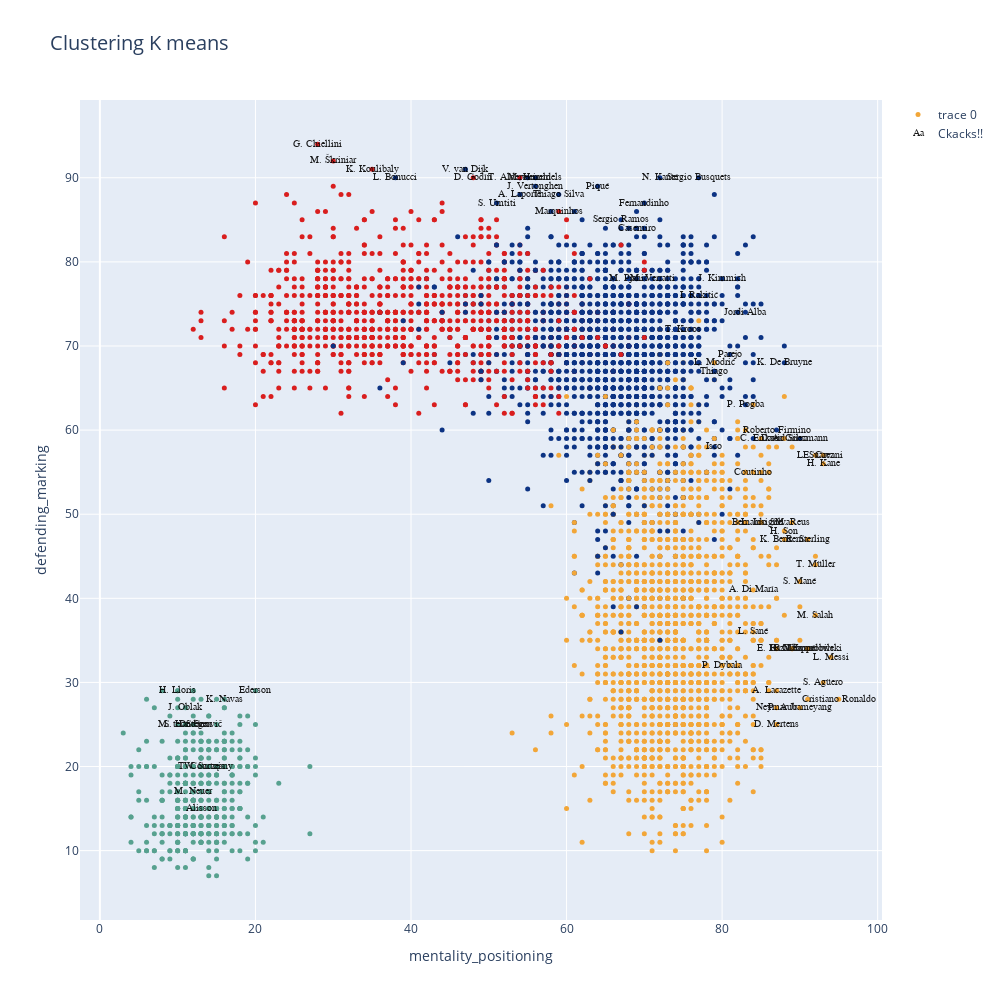

Notebook source saved alongside this figure:
### Markdown cell above
**Graficamos el resultado kmedias con la cantidad de clases elegida: Visualizamos de a dos variables por vez**

### Code cell
data=[]
bool_crack=df_n["overall"] > 85
bool_no_crack=df_n["overall"]<86


#Eligo dos números entre 0 y  de n_skills-1
skill_1=skills_ratings[34]
skill_2=skills_ratings[38]


kmean_clusters = go.Scatter(x=df_skills[skill_1], y=df_skills[skill_2],
                           mode='markers',
                        text=df_n.loc[:,'short_name'],
                           marker=dict(
                                size=5,
                                color = clusters.astype(np.float), #set color equal to a variable
                                colorscale='Portland',
                                showscale=False)
                           )

crack =go.Scatter(x=df_skills.loc[bool_crack,skill_1], y=df_skills.loc[bool_crack,skill_2],name='Ckacks!!',
                      text=df_n.loc[bool_crack,'short_name'],
                      textfont=dict(family='sans serif',size=10,color='black'),
                      opacity=0.9,mode='text')

data=[kmean_clusters,crack]

layout = go.Layout(title="Clustering K means ",titlefont=dict(size=20),
                xaxis=dict(title=skill_1),
                yaxis=dict(title=skill_2),
                autosize=False, width=1000,height=1000)

fig = go.Figure(data=data, layout=layout)

iplot(fig)

### Figure 1 — Plotly figure (JSON) as saved in the notebook; plotly's stock layout.template omitted (floating-point values rounded to 4 significant figures; data arrays with more than 128 entries replaced by an {"elided": "..."} marker saying what was removed)
{"data": [{"marker": {"color": {"elided": "4756 int values"}, "colorscale": [[0, "rgb(12,51,131)"], [0.25, "rgb(10,136,186)"], [0.5, "rgb(242,211,56)"], [0.75, "rgb(242,143,56)"], [1, "rgb(217,30,30)"]], "showscale": false, "size": 5}, "mode": "markers", "text": {"elided": "4756 str values"}, "type": "scatter", "x": {"elided": "4756 int values"}, "y": {"elided": "4756 int values"}}, {"mode": "text", "name": "Ckacks!!", "opacity": 0.9, "text": ["L. Messi", "Cristiano Ronaldo", "Neymar Jr", "J. Oblak", "E. Hazard", "K. De Bruyne", "M. ter Stegen", "V. van Dijk", "L. Modrić", "M. Salah", "K. Mbappé", "K. Koulibaly", "H. Kane", "Alisson", "De Gea", "N. Kanté", "G. Chiellini", "S. Agüero", "Sergio Ramos", "L. Suárez", "R. Lewandowski", "Sergio Busquets", "A. Griezmann", "P. Dybala", "P. Pogba", "Ederson", "R. Sterling", "C. Eriksen", "T. Courtois", "Piqué", "S. Handanovič", "M. Neuer", "H. Lloris", "David Silva", "E. Cavani", "D. Godín", "T. Kroos", "M. Reus", "P. Aubameyang", "S. Mané", "A. Laporte", "Bernardo Silva", "Casemiro", "H. Son", "Fernandinho", "Thiago Silva", "K. Benzema", "J. Vertonghen", "D. Mertens", "M. Hummels", "T. Alderweireld", "Jordi Alba", "Thiago", "K. Navas", "L. Insigne", "L. Sané", "Marquinhos", "M. Škriniar", "M. Verratti", "S. Umtiti", "W. Szczęsny", "J. Kimmich", "Isco", "Roberto Firmino", "I. Rakitić", "M. Pjanić", "A. Di María", "L. Bonucci", "Coutinho", "Parejo", "T. Müller", "C. Immobile", "A. Lacazette"], "textfont": {"color": "black", "family": "sans serif", "size": 10}, "type": "scatter", "x": [94, 95, 87, 11, 87, 88, 11, 47, 79, 92, 89, 35, 93, 13, 12, 72, 28, 93, 67, 92, 91, 77, 90, 80, 83, 20, 91, 85, 13, 64, 12, 12, 10, 88, 93, 48, 75, 89, 90, 90, 54, 85, 69, 88, 70, 59, 88, 56, 87, 56, 54, 83, 79, 16, 85, 84, 59, 30, 71, 51, 14, 80, 79, 87, 77, 68, 84, 38, 84, 81, 92, 91, 87], "y": [33, 28, 27, 27, 34, 68, 25, 91, 68, 38, 34, 91, 56, 15, 25, 90, 94, 30, 85, 57, 34, 90, 59, 32, 63, 29, 47, 59, 20, 89, 25, 17, 29, 59, 57, 90, 72, 49, 27, 42, 88, 49, 84, 48, 87, 88, 47, 89, 25, 90, 90, 74, 67, 28, 49, 36, 86, 92, 78, 87, 20, 78, 58, 60, 76, 78, 41, 90, 55, 69, 44, 34, 29]}], "layout": {"autosize": false, "height": 1000, "title": {"font": {"size": 20}, "text": "Clustering K means "}, "width": 1000, "xaxis": {"title": {"text": "mentality_positioning"}}, "yaxis": {"title": {"text": "defending_marking"}}}}
